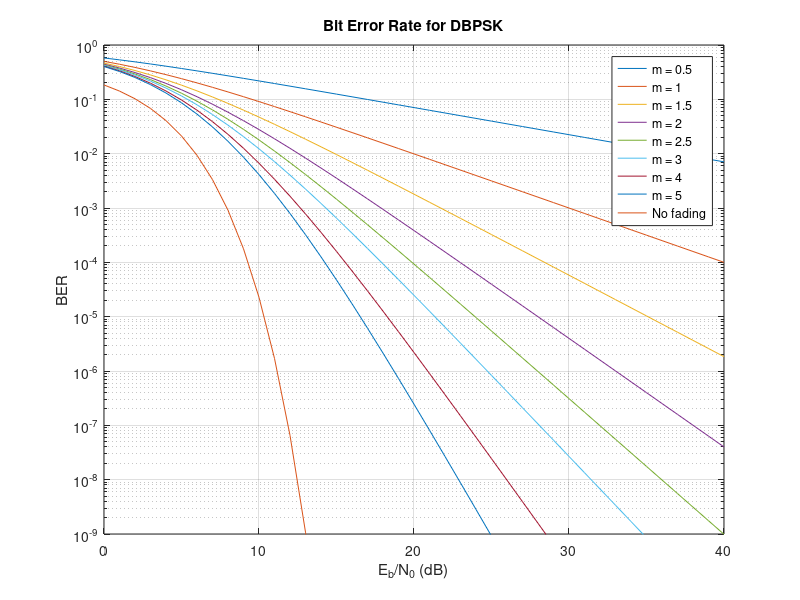

MATLAB code for this plot:
snr_db = (0:1:40);
ber = zeros(1, length(snr_db));
m_values = [0.5 ,1, 1.5, 2, 2.5, 3, 4, 5];
figure(1)

for ii = 1:length(m_values)
    ber = (1.+ (10.^(snr_db/10))/m_values(ii)).^(-m_values(ii));
    semilogy(snr_db, ber)
    grid on
    hold on
    ylabel('BER')
    xlabel('E_b/N_0 (dB)')
    title('Bit Error Rate for DBPSK')
end
BER = 1/2.*exp(-10.^(snr_db/10));
semilogy(snr_db, BER)
ylim([10^(-9) 10^0])
legend('m = 0.5', 'm = 1', 'm = 1.5', 'm = 2', 'm = 2.5', 'm = 3','m = 4','m = 5', 'No fading')